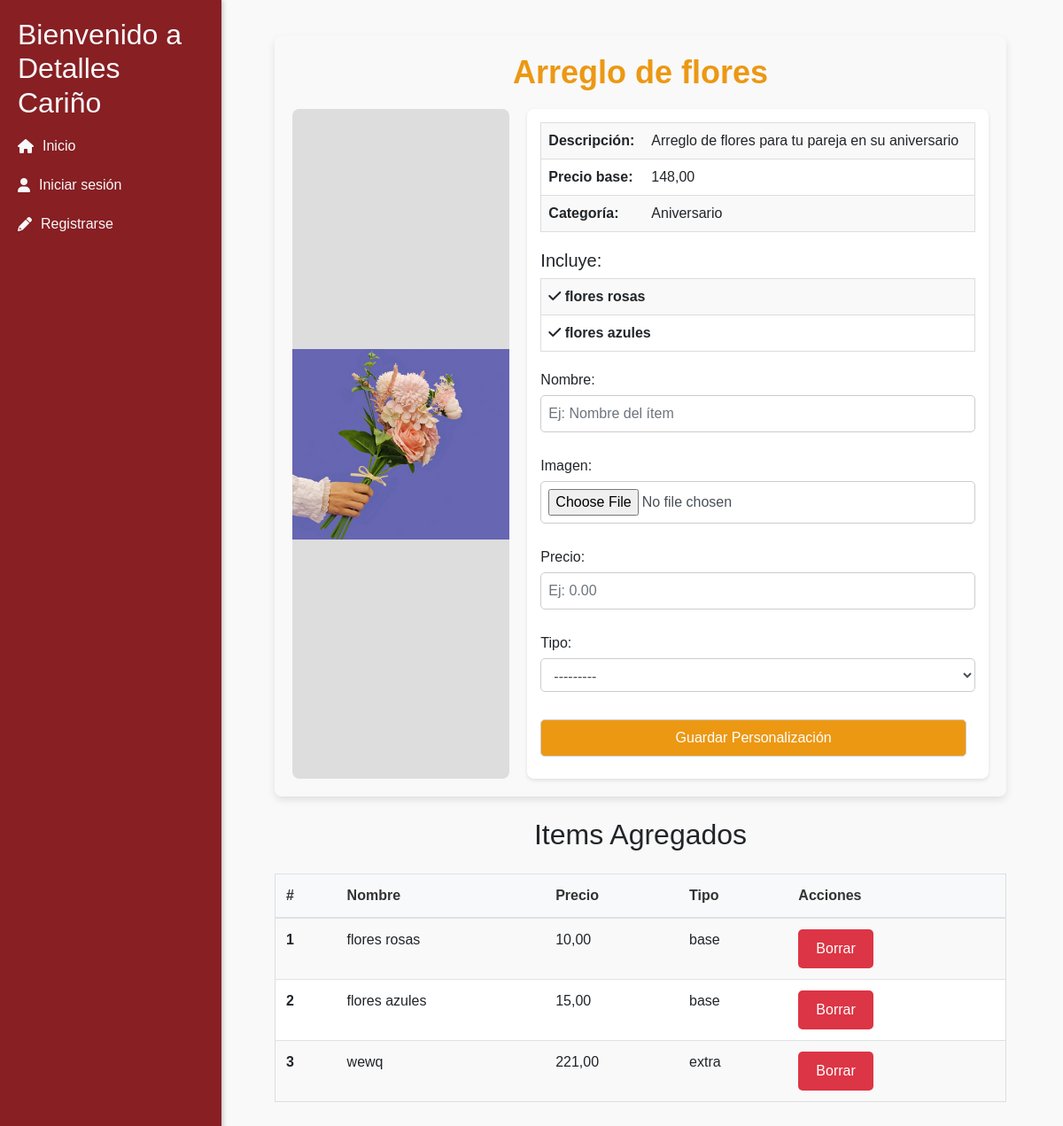
/items/1, run on an earlier commit of the app's database.
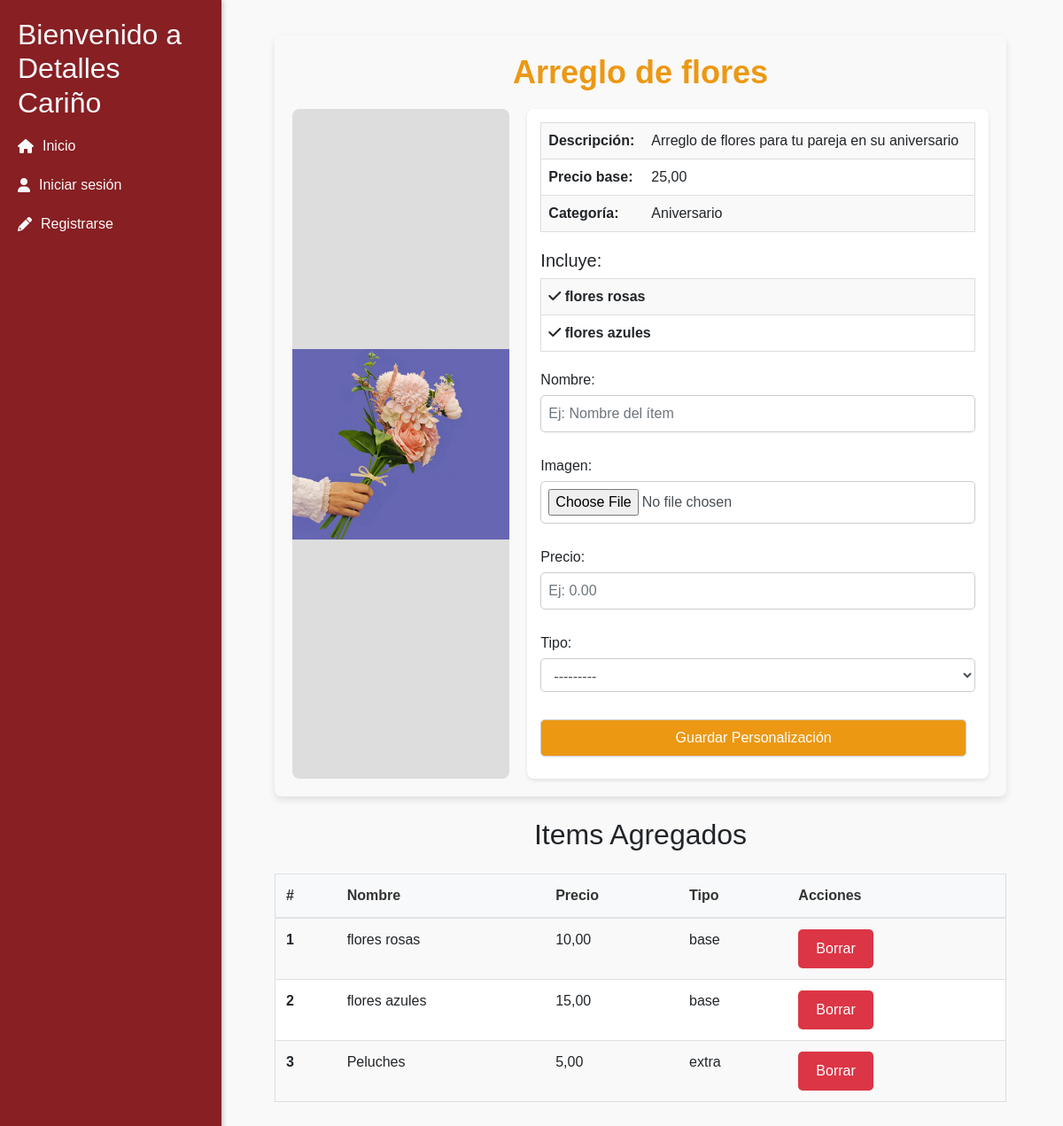
And on a later commit of the database.
### pedidos/models.py (models this page shows, shortened)
class Producto(models.Model):
    nombre = models.CharField(max_length=50)
    descripcion = models.TextField(max_length=200)
    imagen = models.ImageField(upload_to='productos/', default='productos/producto-default.jpg' , null=True, blank=True)
    categoria = models.CharField(max_length=100)
    precio_base = models.DecimalField(max_digits=10, decimal_places=2, default=0.0, blank=True, null=True)

class Item(models.Model):
    OPC_PRODUCTO = [("base", "Producto Base"), ("extra", "Personalización")]
    nombre = models.CharField(max_length=50)
    imagen = models.ImageField(upload_to='items/', null=True, blank=True)
    precio = models.DecimalField(max_digits=10, decimal_places=2)
    tipo = models.CharField(max_length=50, choices=OPC_PRODUCTO)
    producto = models.ForeignKey(Producto, on_delete=models.CASCADE, related_name="items")

### pedidos/views.py (the view)
# urls.py: path('items/<int:producto_id>', info_producto, name='info_producto'),                               #Visualizar
def info_producto(request, producto_id):
    producto = get_object_or_404(Producto, id=producto_id)
    personalizaciones = producto.items.filter(tipo='base')
    items = Item.objects.filter(producto=producto)
    form = ItemForm()
    contenido = {
        'producto': producto,
        'personalizaciones': personalizaciones,
        'formulario': form,
        'items': items ,
        'cliente': request.cliente  # Incluye el cliente del middleware
    }
    return render(request, 'items/info_productos.html', contenido)

### pedidos/forms.py
class ItemForm(forms.ModelForm):
    class Meta:
        model = Item
        fields = ['nombre', 'imagen', 'precio', 'tipo']
        widgets = {
            'nombre': forms.TextInput(attrs={'class': 'form-control', 'placeholder': 'Ej: Nombre del ítem'}),
            'imagen': forms.ClearableFileInput(attrs={'class': 'form-control'}),
            'precio': forms.NumberInput(attrs={'class': 'form-control', 'placeholder': 'Ej: 0.00'}),    #Gestionar para que calcule en base al modelo
            'tipo': forms.Select(attrs={'class': 'form-control'}),
        }

### templates/items/info_productos.html (shortened to what this page needs)
{% extends 'menu.html' %}
{% block content %}
<main class="mr-4">
    <div class="info-producto">
        <h1>{{ producto.nombre }}</h1> {{request.COOKIES.pedido_id}}
        <div class="producto-contenido">
            <div class="img">
                <img src="{{ producto.imagen.url }}" alt="{{ producto.nombre }}">
            </div>
            <div class="info">
                <table>
                    <tr>
                        <td><strong>Descripción:</strong></td>
                        <td>{{ producto.descripcion }}</td>
                    </tr>
                    <tr>
                        <td><strong>Precio base:</strong></td>
                        <td>{{ producto.precio_base }}</td>
                    </tr>
                    <tr>
                        <td><strong>Categoría:</strong></td>
                        <td>{{ producto.categoria }}</td>
                    </tr>
                </table>
                <h5>Incluye:</h5>
                <table>
                    {% for personalizacion in personalizaciones %}
                    <tr>
                        <td>
                            <i class="fas fa-check"></i> {{ personalizacion.nombre }}
                        </td>
                    </tr>
                    {% endfor %}
                </table>
                <div id="form-personalizacion" class="form-personalizacion">
                    <form method="post" action="{% url 'nuevo_item' producto.id %}" enctype="multipart/form-data">
                        {{ formulario.as_p }}
                        <input type="submit" value="Guardar Personalización" class="btn btn-primary">
                    </form>
                </div>
            </div>
        </div>
    </div>
    <h2 class="m-4 mb-4 text-center">Items Agregados</h2>
    <table class="table">
        <thead>
            <tr>
                <th scope="col">#</th>
                <th scope="col">Nombre</th>
                <th scope="col">Precio</th>
                <th scope="col">Tipo</th>
                <th scope="col">Acciones</th>
            </tr>
        </thead>
        <tbody>
            {% for item in items %}
            <tr>
                <th scope="row">{{ forloop.counter }}</th>
                <td>{{ item.nombre }}</td>
                <td>{{ item.precio }}</td>
                <td>{{ item.tipo }}</td>
                <td>
                    <form action="{% url 'eliminar_item' item.id item.producto_id %}" method="post" style="display:inline;"
                        class="delete-item">
                        <button type="submit" class="btn btn-danger btn-sm">Borrar</button>
                    </form>
                </td>
            </tr>
            {% endfor %}
        </tbody>
    </table>
</main>
{% endblock %}

What changed in the data, as far as the page shows it:
removed Item: nombre "wewq", precio "221,00", tipo "extra", shown under "Items Agregados"
changed Producto "Arreglo de flores": precio_base "148,00" → "25,00"
added Item: nombre "Peluches", precio "5,00", tipo "extra", shown under "Items Agregados"
